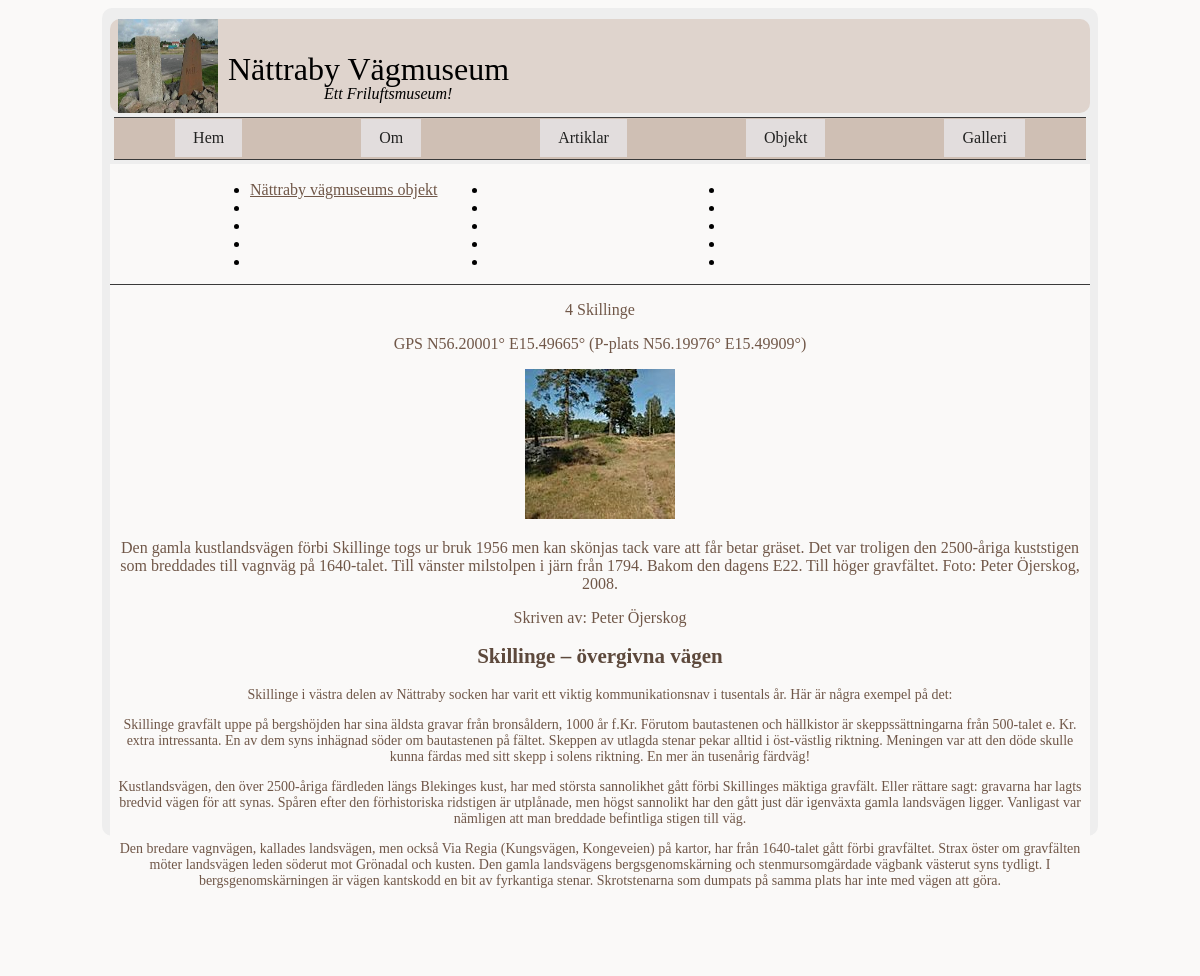
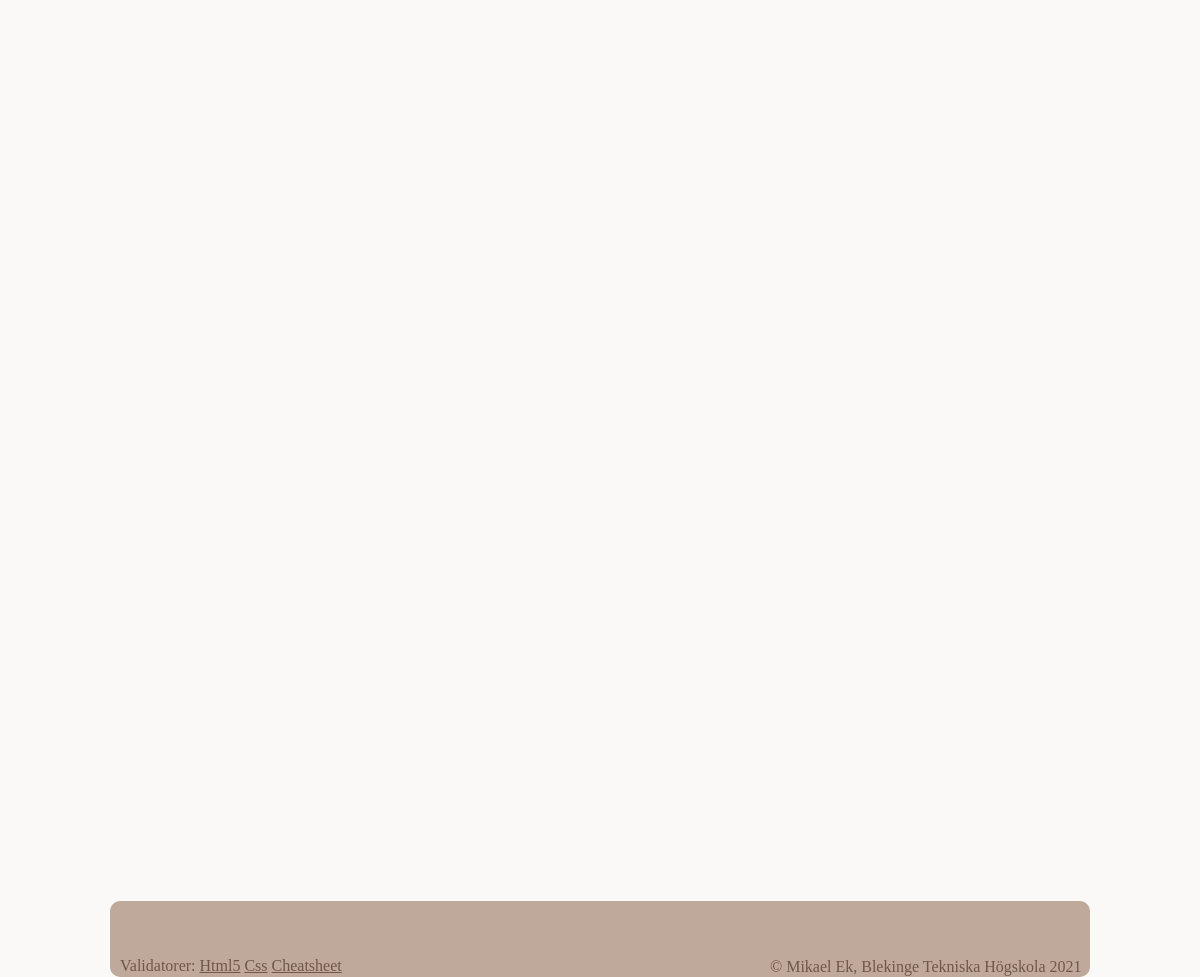
The app's page /object.php?page=object4 with its own data (2 pictures, top to bottom).
### tables this page shows
CREATE TABLE object(
  id INT,
  name TEXT,
  title TEXT,
  data TEXT,
  author TEXT,
  gps TEXT,
  mapImage TEXT,
  image1 TEXT,
  image1Alt TEXT,
  image1Text,
  TEXT,
  image2 TEXT,
  image2Alt TEXT,
  image2Text TEXT
);

### object.php (called while the page is built, shortened)
<?php
require __DIR__ . "/incl/header.php";
require __DIR__ . "/incl/multipage.php";
require __DIR__ . "/incl/footer.php";

### object/object4.php (the view, shortened to what this page needs)
<?php
$fileName = __DIR__ . "/../db/nvm2.sqlite";
$dsn = "sqlite:$fileName";
$db = connectToDatabase($dsn);
$sql = "SELECT * FROM object WHERE id = 6 ";
$stmt = $db->prepare($sql);
$stmt->execute();
$res = $stmt->fetchAll(PDO::FETCH_ASSOC);
$rows = null;
foreach ($res as $row) {
    $rows .= "<tr>";
    $rows .= "<td>{$row['name']}</td>";
    $rows .= "<td>{$row['title']}</td>";
    $rows .= "<td>{$row['data']}</td>";
    $rows .= "<td>{$row['author']}</td>";
    $rows .= "<td>{$row['gps']}</td>";
    $rows .= "<td>{$row['mapImage']}</td>";
    $rows .= "<td>{$row['image1']}</td>";
    $rows .= "<td>{$row['image1Alt']}</td>";
    $rows .= "<td>{$row['image1Text']}</td>";
    $rows .= "<td>{$row['TEXT']}</td>";
    $rows .= "<td>{$row['image2']}</td>";
    $rows .= "<td>{$row['image2Alt']}</td>";
    $rows .= "<td>{$row['image2Text']}</td>";
    $rows .= "</tr>\n";
}
?>
<div class="intro">
    <p><?php echo substr($row['title'], 1) ?></p>
    <p><?php echo $row['gps'] ?></p>
    <p><img src="img/150x150/<?php echo $row['image1'] ?>" alt=""></p>
    <p class="image-text"><?php echo $row['image1Text'] ?></p>
    <p class=" author">Skriven av: <?php echo $row['author'] ?></p>
</div>
<div class="text-data">
    <p><?php echo $row['data'] ?></p>
</div>

### css/style.css (style rules this page uses)
html { background-color: #faf9f8; }
p { color: #705748; }
h1, h2 { color:#5d493c }
body { margin: 8px auto; padding: 8px; width: 980px; min-height: 800px; max-height: 800px; background-color: #eee; border-radius: 10px; padding-bottom: 20px; }
.intro { text-align: center; }
.text-data { text-align: center; font-size: 14px; }

### records on screen
object: title "4 Skillinge", gps "GPS N56.20001° E15.49665° (P-plats N56.19976° E15.49909°)", image1 (picture), image1Text "Den gamla kustlandsvägen förbi Skillinge togs ur bruk 1956 men kan skönjas tack vare att får betar gräset. Det var troligen den 2500-åriga kuststigen som breddades till vagnväg på 1640-talet. Till vänster milstolpen i järn från 1794. Bakom den dagens E22. Till höger gravfältet. Foto: Peter Öjerskog, 2008.", author "Peter Öjerskog", data "Skillinge – övergivna vägen Skillinge i västra delen av Nättraby socken har varit ett viktig kommunikationsnav i tusentals år. Här är några exempel på det: Skillinge gravfält uppe på bergshöjden har sina äldsta gravar från bronsåldern, 1000 år f.Kr. Förutom bautastenen och hällkistor är skeppssättningarna från 500-talet e. Kr. extra intressanta. En av dem syns inhägnad söder om bautastenen på fältet. Skeppen av utlagda stenar pekar alltid i öst-västlig riktning. Meningen var att den döde skulle kunna färdas med sitt skepp i solens riktning. En mer än tusenårig färdväg! Kustlandsvägen, den över 2500-åriga färdleden längs Blekinges kust, har med största sannolikhet gått förbi Skillinges…"

### other values on screen
$value["title"] "Nättraby vägmuseums objekt"
